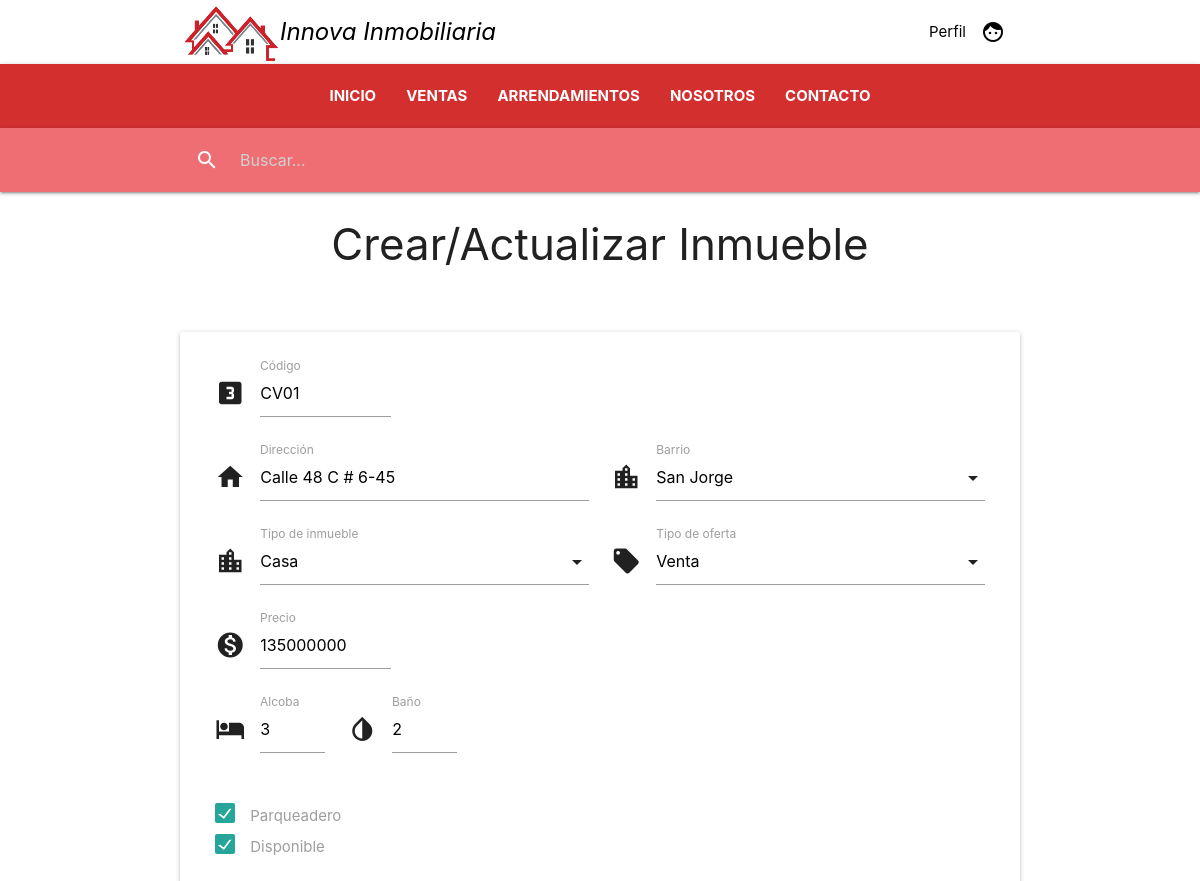
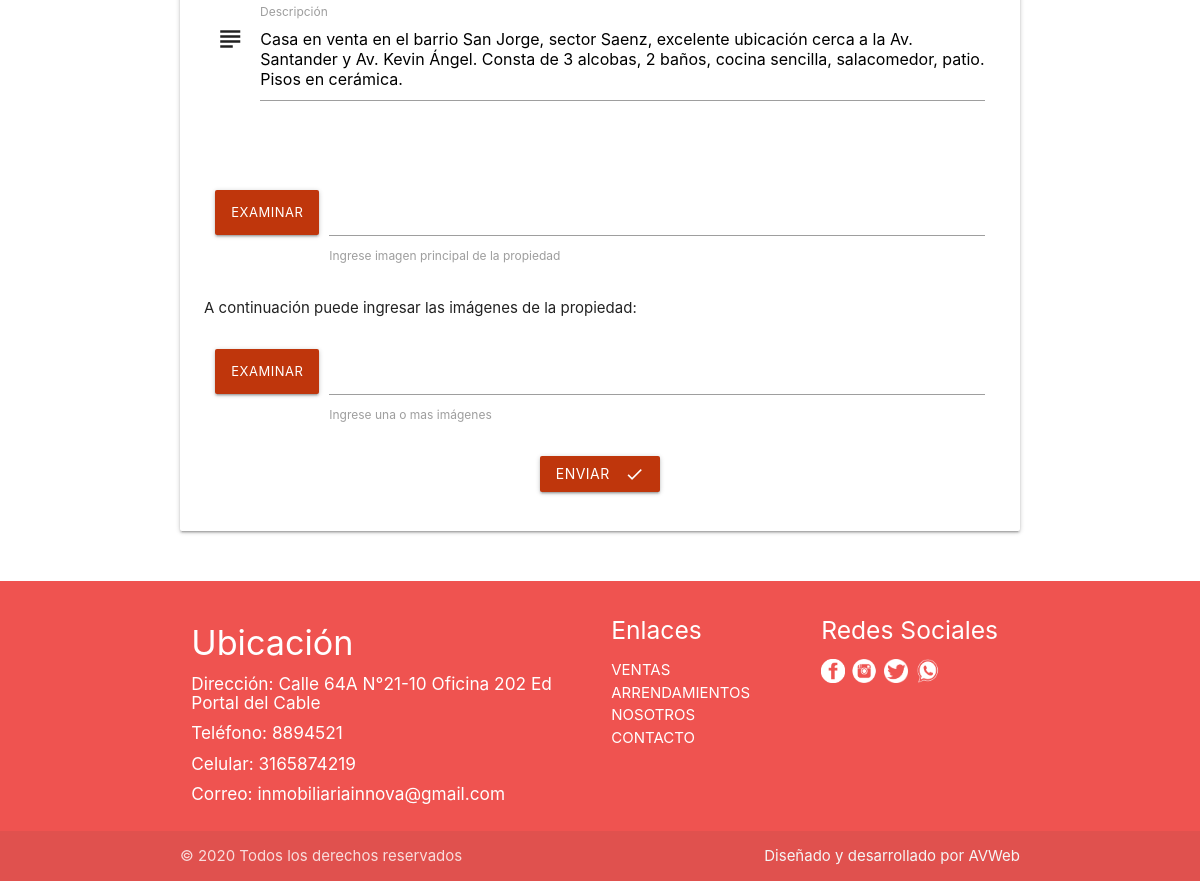
/1/ (signed in), run on the app's committed database (2 pictures, top to bottom).
### inmueble/models.py (models this page shows)
class Inmueble(models.Model):
    codigo = models.CharField(max_length=50, null=False)
    direccion = models.CharField(max_length=100, null=False)
    IDBarrio = models.ForeignKey(Barrio, null=False, on_delete=models.PROTECT)
    precio = models.DecimalField(max_digits=9, decimal_places=0,  null=False)
    IDTipo_de_inmueble = models.ForeignKey(Tipo_de_inmueble, null=False, on_delete=models.PROTECT)
    IDTipo_de_oferta = models.ForeignKey(Tipo_de_oferta, null=False, on_delete=models.PROTECT)
    alcoba = models.IntegerField(null=False)
    baño = models.IntegerField(null=False)
    parqueadero = models.BooleanField(null=False)
    disponible = models.BooleanField(null=False)
    descripcion = models.CharField(max_length=300, null=True)
    imagenppal = models.FileField(null=False, upload_to="imagenes/%Y/%m/%d")

### inmueble/views.py (the view, shortened to what this page needs)
# urls.py: path('<int:pk>/', views.Editar_inmueble, name='editar'),
@permission_required('usuario.editar_inmueble')
@login_required()
def Editar_inmueble(request, pk):
    inmueble = Inmueble.objects.get(pk=pk)
    if request.method == 'GET':
        form = InmuebleForm(instance=inmueble)
    return render(request, 'inmueble/inmueble_form.html', {'form':form})

### inmueble/forms.py
class InmuebleForm(forms.ModelForm):
    class Meta:
        model = Inmueble
        fields = ('codigo','direccion','IDBarrio','precio','IDTipo_de_inmueble','IDTipo_de_oferta',
                  'alcoba','baño','parqueadero','disponible','descripcion')
        exclude = ['usuario',]
        widgets = {
            'codigo': forms.TextInput(attrs={'class': 'validate', 'required': True}),
            'direccion': forms.TextInput(attrs={'class': 'validate', 'required': True}),
            'IDBarrio': forms.Select(attrs={'class': 'validate', 'required': True}),
            'precio':forms.NumberInput(attrs={'class': 'validate', 'required': True}),
            'alcoba':forms.NumberInput(attrs={'class': 'validate', 'required': True}),
            'baño':forms.NumberInput(attrs={'class': 'validate', 'required': True}),
            'parqueadero':forms.CheckboxInput(attrs={'class': 'filled-in'}),
            'disponible':forms.CheckboxInput(attrs={'class': 'filled-in'}),
            'descripcion':forms.Textarea(attrs={'class': 'materialize-textarea'})
        }

### inmueble/models.py (called while the page is built)
    def __str__(self):
        return self.nombre

    def __str__(self):
        return self.nombre

    def __str__(self):
        return self.nombre

### templates/inmueble/inmueble_form.html (shortened to what this page needs)
{% extends 'base/base.html' %}
{% load static %}
{% block container %}
<h3 class="center-align">Crear/Actualizar Inmueble</h3>
<br>
<div class="section">
  <div class="row">
    <div class="row card-panel">
      <form method="post" enctype="multipart/form-data">
        <div class="input-field col l3 col-m6">
          <i class="material-icons prefix">looks_3</i>
          <label>Código</label>
          {{form.codigo}}
        </div>
        <div class="input-field col l6 col-m6">
          <i class="material-icons prefix">home</i>
          <label>Dirección</label>
          {{form.direccion}}
        </div>
        <div class="input-field col l6 col-m6">
          <i class="material-icons prefix">location_city</i>
          <label for="IDBarrio">Barrio</label>
        </div>
        <div class="input-field col l6 col-m6">
          <i class="material-icons prefix">location_city</i>
          <label for="IDTipo_de_inmueble">Tipo de inmueble</label>
        </div>
        <div class="input-field col l6 col-m6">
          <i class="material-icons prefix">local_offer</i>
           <label for="IDTipo_de_oferta">Tipo de oferta</label>
        </div>
        <div class="input-field col l3 col-m6">
          <i class="material-icons prefix">monetization_on</i>
          <label>Precio</label>
          {{form.precio}}
        </div>
        <div class="input-field col l2">
          <i class="material-icons prefix">hotel</i>
          <label>Alcoba</label>
          {{form.alcoba}}
        </div>
        <div class="input-field col l2">
          <i class="material-icons prefix">invert_colors</i>
          <label>Baño</label>
          {{form.baño}}
        </div>
        <div class="input-field col l2">
          <label>
            <span>Parqueadero</span>
          </label>
        </div>
        <div class="input-field col l2">
          <label>
            <span>Disponible</span>
          </label>
        </div>
        <br><br>
        <div class="input-field col s12">
          <i class="material-icons prefix">subject</i>
          {{form.descripcion}}
          <label>Descripción</label>
        </div>
        <br><br>
        <div class="file-field input-field col s12">
          <div class="btn-small deep-orange darken-4">
            <span>Examinar</span>
          </div>
          <div class="file-path-wrapper">
            <input class="file-path validate">
            <label for="imagenppal">Ingrese imagen principal de la propiedad</label>
          </div>
        </div>
        <p>A continuación puede ingresar las imágenes de la propiedad:</p>
        <div class="file-field input-field col s12">
          <div class="btn-small deep-orange darken-4">
            <span>Examinar</span>
          </div>
          <div class="file-path-wrapper">
            <input class="file-path validate" type="text">
            <label>Ingrese una o mas imágenes</label>
          </div>
        </div>
        <div class="input-field col s12" style="text-align:center;">
          <button data-target="idModal" class="btn waves-effect waves-light deep-orange darken-4" type="submit">Enviar
            <i class="material-icons right">check</i>
          </button>
        </div>
      </form>
    </div>
  </div>
</div>
{% endblock %}

### data on the page
Inmueble: codigo "CV01", direccion "Calle 48 C # 6-45", precio "135000000", alcoba "3", baño "2", descripcion "Casa en venta en el barrio San Jorge, sector Saenz, excelente ubicación cerca a la Av. Santander y Av. Kevin Ángel. Consta de 3 alcobas, 2 baños, cocina sencilla, salacomedor, patio. Pisos en cerámica."
